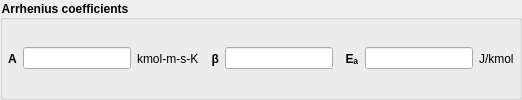
                   <widget class="QGroupBox" name="groupbox_arrhenius">
                    <property name="styleSheet">
                     <string notr="true">QGroupBox{font-weight: bold;}</string>
                    </property>
                    <property name="title">
                     <string>Arrhenius coefficients</string>
                    </property>
                    <property name="flat">
                     <bool>true</bool>
                    </property>
                    <layout class="QHBoxLayout" name="horizontalLayout_15">
                     <property name="leftMargin">
                      <number>5</number>
                     </property>
                     <property name="topMargin">
                      <number>5</number>
                     </property>
                     <property name="rightMargin">
                      <number>5</number>
                     </property>
                     <property name="bottomMargin">
                      <number>5</number>
                     </property>
                     <item>
                      <widget class="QLabel" name="label_arrhenius_A">
                       <property name="font">
                        <font>
                         <weight>75</weight>
                         <bold>true</bold>
                        </font>
                       </property>
                       <property name="toolTip">
                        <string>&lt;html&gt;Pre-factor in Arrhenius equation&lt;/html&gt;</string>
                       </property>
                       <property name="text">
                        <string>A</string>
                       </property>
                      </widget>
                     </item>
                     <item>
                      <widget class="LineEdit" name="lineedit_arrhenius_A">
                       <property name="toolTip">
                        <string>&lt;html&gt;Pre-factor in Arrhenius equation&lt;/html&gt;</string>
                       </property>
                       <property name="styleSheet">
                        <string notr="true"/>
                       </property>
                      </widget>
                     </item>
                     <item>
                      <widget class="QLabel" name="label_arrhenius_A_units">
                       <property name="toolTip">
                        <string>&lt;html&gt;Actual units depend on reaction order&lt;/html&gt;</string>
                       </property>
                       <property name="text">
                        <string>kmol-m-s-K</string>
                       </property>
                      </widget>
                     </item>
                     <item>
                      <widget class="QLabel" name="label_arrhenius_B">
                       <property name="font">
                        <font>
                         <weight>75</weight>
                         <bold>true</bold>
                        </font>
                       </property>
                       <property name="toolTip">
                        <string>&lt;html&gt;Temperature exponent in Arrhenius equation (dimensionless)&lt;/html&gt;</string>
                       </property>
                       <property name="text">
                        <string>  β</string>
                       </property>
                      </widget>
                     </item>
                     <item>
                      <widget class="LineEdit" name="lineedit_arrhenius_B">
                       <property name="toolTip">
                        <string>&lt;html&gt;Temperature exponent in Arrhenius equation (dimensionless)&lt;/html&gt;</string>
                       </property>
                      </widget>
                     </item>
                     <item>
                      <widget class="QLabel" name="label_arrhenius_Ea">
                       <property name="font">
                        <font>
                         <weight>75</weight>
                         <bold>true</bold>
                        </font>
                       </property>
                       <property name="toolTip">
                        <string>&lt;html&gt;Activation energy in Arrhenius equation&lt;/html&gt;</string>
                       </property>
                       <property name="text">
                        <string>  Eₐ</string>
                       </property>
                      </widget>
                     </item>
                     <item>
                      <widget class="LineEdit" name="lineedit_arrhenius_Ea">
                       <property name="toolTip">
                        <string>&lt;html&gt;Activation energy in Arrhenius equation&lt;/html&gt;</string>
                       </property>
                      </widget>
                     </item>
                     <item>
                      <widget class="QLabel" name="label_arrhenius_Ea_units">
                       <property name="text">
                        <string>J/kmol</string>
                       </property>
                      </widget>
                     </item>
                    </layout>
                   </widget>
